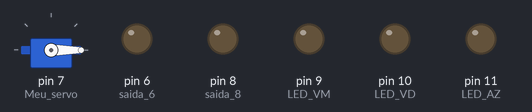
Bench run of a sketch on a simulated Arduino Uno, built with avr-gcc and run on an emulated ATmega328P. Parts: servo, output pins drawn as LEDs (lit = HIGH).

Above: at 0.05 s.
At 6.2 s:
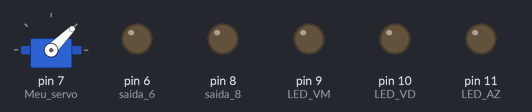
At 12.5 s:
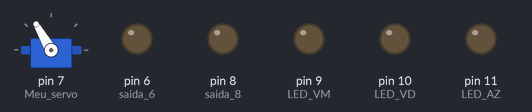
At 24.95 s:
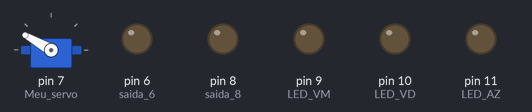
Timing chart, 0 to 39.0 s (numbered marks = the images above):
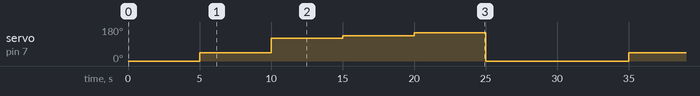

The sketch:

1ccb64ab4a20d7ee0f276fe9bfae2602.ino
```cpp
//*****************************************************
// S E R V O gira modulos de 45 graus                 *
// By S.Brandao                                       *
// Em: 21/07//2014 -                                  *
// Experiencia com o  Servo   -  Grupo Miscelanea     *
//*****************************************************
#include <Servo.h>

Servo Meu_servo;

// Saídas não utilizadas neste experimento da cat: MISCELANEA
int saida_6 = 6;
int saida_8 = 8;
int LED_VM = 9;
int LED_VD = 10;
int LED_AZ = 11;
// **********************************************************

void setup()
{
  Meu_servo.attach(7);      // Servo está conectado no I/O(7)


  // Resete das saidas NAO utilizadas neste experimento
 pinMode(saida_6,OUTPUT);  // Pino_6 MOTOR
 pinMode(saida_8,OUTPUT);  // Pino_8 RELE
 pinMode(LED_VM, OUTPUT);  // Pino_9
 pinMode(LED_VD, OUTPUT);  // Pino_10
 pinMode(LED_AZ, OUTPUT);  // Pino_11
}

void loop()
{

  Meu_servo.write(0);
  delay(5000);  // tempo para o SERVO se posicionar.


// Posiciona o SERVO a 45 GRAUS da origem.
  Meu_servo.write(45);
  delay(5000);


// Posiciona o SERVO a 90 GRAUS da origem.
  Meu_servo.write(120);
  delay(5000);


// Posiciona o SERVO a 135 GRAUS da origem.
  Meu_servo.write(135);
  delay(5000);

// Posiciona o SERVO a 180 GRAUS da origem.
  Meu_servo.write(150);
  delay(5000);

// Posiciona o SERVO na origem.
  Meu_servo.write(0);
  delay(5000);


}
```

Measured:
- by itself, servo on pin 7 (Meu_servo): repeats every 30.0 s: 120° 5.0 s, 135° 5.0 s, 150° 5.0 s, 0° 10.0 s, 45° 5.0 s
